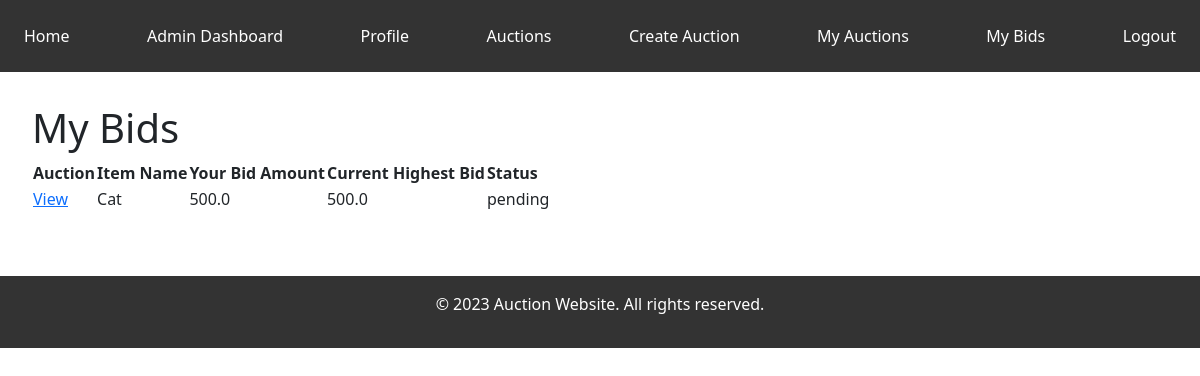
/my-bids (signed in), run on the app's committed database.
### models.py (models this page shows)
class Bid(db.Model):
    id = Column(Integer, primary_key=True)
    amount = Column(Float, nullable=False)
    userId = Column(Integer, ForeignKey("user.id"))
    auctionId = Column(Integer, ForeignKey("auction.id"))
    result = Column(Enum("winning", "losing", "pending"), nullable=False)

class Auction(db.Model):
    id = Column(Integer, primary_key=True)
    image = Column(String(100), nullable=False)
    startPrice = Column(Float, nullable=False)
    reservePrice = Column(Float, nullable=False)
    name = Column(String(100), nullable=False)
    description = Column(String(500), nullable=True)
    uploadDate = Column(DateTime, default=datetime.datetime.utcnow)
    expiryDate = Column(DateTime, nullable=False)
    userId = Column(Integer, ForeignKey("user.id"))
    bids = relationship("Bid", backref="auction")

### app.py (the view)
@app.route('/my-bids')
@login_required
def my_bids():
    user_bids = Bid.query.filter_by(userId=current_user.id).all()
    return render_template('my_bids.html', bids=user_bids)

### app.py (called while the page is built)
@loginManager.user_loader
def load_user(user_id):
    return User.query.get(int(user_id))

### templates/my_bids.html
{% extends 'base.html' %}
{% block content %}
    <h1>My Bids</h1>
    <table>
        <thead>
            <tr>
                <th>Auction</th>
                <th>Item Name</th>
                <th>Your Bid Amount</th>
                <th>Current Highest Bid</th>
                <th>Status</th>
            </tr>
        </thead>
        <tbody>
            {% for bid in bids %}
                <tr>
                    <td><a href="{{ url_for('auction_detail', auction_id=bid.auctionId) }}">View</a></td>
                    <td>{{ bid.auction.name }}</td>
                    <td>{{ bid.amount }}</td>
                    <td>{{ bid.auction.bids[0].amount if bid.auction.bids else "No bids yet" }}</td>
                    <td>{{ bid.result }}</td>
                </tr>
            {% endfor %}
        </tbody>
    </table>
{% endblock %}

### static/styles.css (style rules this page uses)
body { font-family: Arial, sans-serif; line-height: 1.6; margin: 0; padding: 0; }

### data on the page
Bid: auction.name "Cat", amount "500.0", auction "500.0", result "pending"
